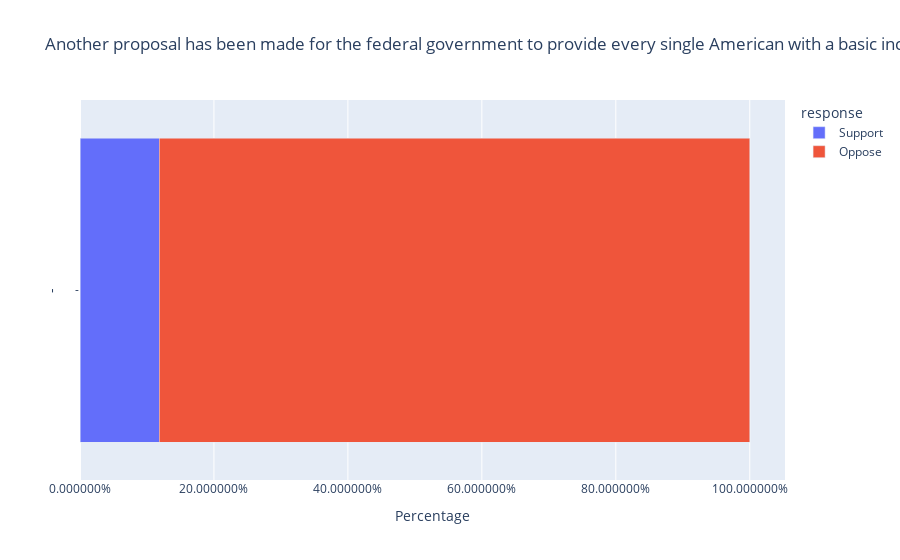

Source (notebook cell):
### Code cell
visualize.poll_vis(responses=responses, poll_id=1)

### Figure 1 — Plotly figure (JSON) as saved in the notebook; plotly's stock layout.template omitted (floating-point values rounded to 4 significant figures)
{"data": [{"alignmentgroup": "True", "hovertemplate": "response=Support<br>percent_norm=%{x}<br>xtab1_val=%{y}<extra></extra>", "legendgroup": "Support", "marker": {"color": "#636efa"}, "name": "Support", "offsetgroup": "Support", "orientation": "h", "showlegend": true, "textposition": "auto", "type": "bar", "x": [0.1183], "xaxis": "x", "y": ["-"], "yaxis": "y"}, {"alignmentgroup": "True", "hovertemplate": "response=Oppose<br>percent_norm=%{x}<br>xtab1_val=%{y}<extra></extra>", "legendgroup": "Oppose", "marker": {"color": "#EF553B"}, "name": "Oppose", "offsetgroup": "Oppose", "orientation": "h", "showlegend": true, "textposition": "auto", "type": "bar", "x": [0.8817], "xaxis": "x", "y": ["-"], "yaxis": "y"}], "layout": {"barmode": "stack", "legend": {"title": {"text": "response"}, "tracegroupgap": 0}, "title": {"text": "Another proposal has been made for the federal government to provide every single American with a basic income grant. The idea would be to provide enough money for everyone to enjoy a modest living regardless of whether or not they choose to work. Do you favor or oppose having the federal government provide every single American with a basic income grant?"}, "xaxis": {"anchor": "y", "domain": [0, 1], "tickformat": "%", "title": {"text": "Percentage"}}, "yaxis": {"anchor": "x", "domain": [0, 1], "title": {"text": "-"}}}}
